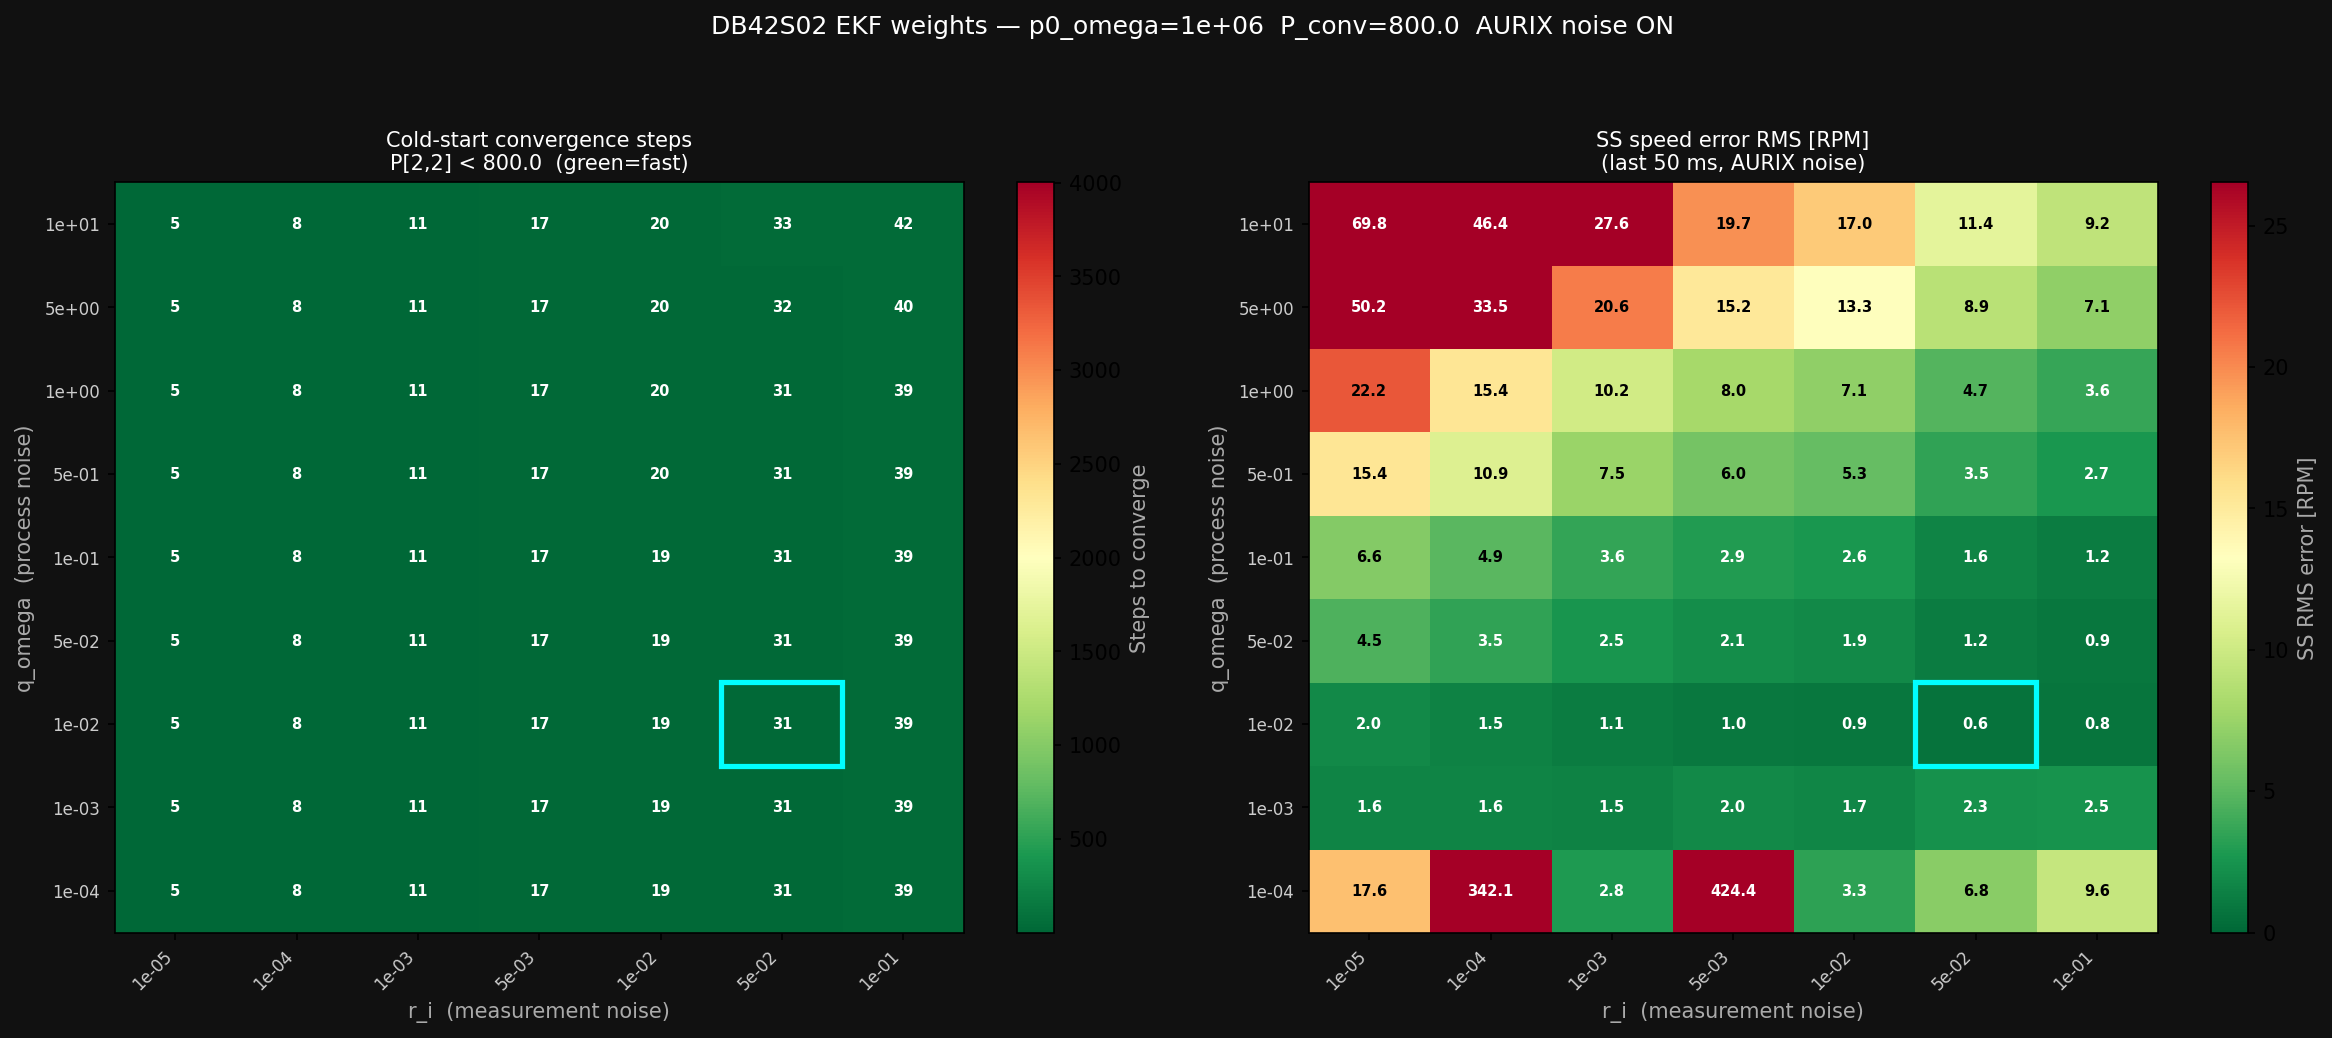

Recreate this plot in Python.
# ekf_weight_sweep.py  v3
"""
ekf_weight_sweep.py  v3
=======================
EKF weight sweep — steady-state speed accuracy under AURIX noise.

The v1/v2 sweeps measured only P[2,2] convergence speed, which is
purely algebraic (P0_omega/r_i ratio) and independent of signal content.
The real question is: once P has converged, how accurately does the EKF
track true omega_m under AURIX noise (ADC 12-bit, PWM spikes)?

Approach
--------
Self-contained PMSM Euler integrator — no EmbedSim, no SMC, no imports
beyond numpy.  Runs a 200 ms trajectory:
  0–30 ms   : ramp 0 → 2000 RPM using simple PI FOC
  30–100 ms : hold 2000 RPM, no load
  100–200 ms: hold 2000 RPM, load step 20 mN·m

AURIX noise applied to ia, ib, ic before feeding EKF:
  - ADC 12-bit quantisation + Gaussian thermal noise (σ = 1.5 LSB)
  - PWM switching spike on ia (5% probability, ±0.5 A)

For each (q_omega, r_i) pair measures:
  - Steps to P[2,2] convergence  (cold-start robustness)
  - Steady-state RMS speed error  (accuracy under noise)
  - Peak speed error at load step (disturbance rejection)

Outputs
-------
  ekf_weight_sweep.png         — 2-panel heatmap: conv steps | SS error
  ekf_weight_sweep_detail.png  — omega_m traces for 5 best candidates
"""

from __future__ import annotations
import sys, math
import numpy as np
import matplotlib
matplotlib.use("Agg")
import matplotlib.pyplot as plt
from pathlib import Path

# ── Path setup ────────────────────────────────────────────────────────────────
_HERE = Path(__file__).resolve().parent
_ROOT = _HERE.parent.parent
_FS   = _ROOT / "fs_electrical_machines"
for _p in (str(_ROOT / "embedsim"), str(_FS)):
    if _p not in sys.path:
        sys.path.insert(0, _p)

from diff_flatness_controller_block import ExtendedKalmanFilter

# ── DB42S02 motor constants ────────────────────────────────────────────────────
R_S       = 0.285
L_D = L_Q = 0.3675e-3
LAMBDA_PM = 0.0014
P_POLES   = 4
I_MAX     = 3.57
V_DC      = 17.0
J         = 2.4e-6
B_FRIC    = 1e-6
KT        = 1.5 * P_POLES * LAMBDA_PM   # 0.0084 N·m/A
V_MAX     = V_DC / math.sqrt(3.0)
DT        = 50e-6   # 20 kHz

# ── Simulation profile ────────────────────────────────────────────────────────
TARGET_RPM   = 2000.0
TARGET_RADS  = TARGET_RPM * 2.0 * math.pi / 60.0
N_SIM        = 4000          # 200 ms total
RAMP_END     = 600           # step where ramp finishes (30 ms)
LOAD_STEP    = 2000          # load applied at step 2000 (100 ms)
T_LOAD       = 0.020         # N·m heavy load
SS_START     = 3000          # steady-state analysis window start (150 ms)

# Simple PI current controller gains (fast inner loop for signal generation)
KP_ID = 0.4;  KI_ID = 50.0
KP_IQ = 8.0;  KI_IQ = 500.0
KP_SPEED = 0.4

# ── Sweep grid ────────────────────────────────────────────────────────────────
Q_OMEGA_VALUES = [1e-4, 1e-3, 1e-2, 5e-2, 1e-1, 5e-1, 1.0, 5.0, 10.0]
R_I_VALUES     = [1e-5, 1e-4, 1e-3, 5e-3, 1e-2, 5e-2, 1e-1]
P_CONV_THRESHOLD = 800.0  # elec speed variance (rad/s_e)^2 = 50*(4^2)
P0_OMEGA         = 1e6

DETAIL_PAIRS = [
    (1e-2, 1e-5),
    (1e-2, 1e-4),
    (1e-2, 1e-3),
    (1e-1, 1e-4),
    (1.0,  1e-4),
]

_DARK  = "#111111"
_PANEL = "#1a1a1a"

# ── AURIX noise ───────────────────────────────────────────────────────────────
_ADC_LSB_A       = (I_MAX * 2.0) / (2**12)
_ADC_NOISE_SIGMA = 1.5 * _ADC_LSB_A
_ADC_SAT         = I_MAX * 1.26
_SPIKE_PROB      = 0.05
_SPIKE_AMP       = 0.50
_RNG             = np.random.default_rng(seed=20240101)

def _add_noise(ia: float, ib: float, ic: float):
    """Apply AURIX ADC noise + phase-A PWM spike."""
    def _adc(i):
        n = i + _RNG.normal(0.0, _ADC_NOISE_SIGMA)
        q = round(n / _ADC_LSB_A) * _ADC_LSB_A
        return float(np.clip(q, -_ADC_SAT, _ADC_SAT))
    ia_n = _adc(ia)
    ib_n = _adc(ib)
    ic_n = _adc(ic)
    if _RNG.random() < _SPIKE_PROB:
        ia_n += float(_RNG.choice([-1.0, 1.0])) * _SPIKE_AMP
    return ia_n, ib_n, ic_n


# =============================================================================
# Self-contained PMSM + PI FOC signal generator
# =============================================================================

def _generate_signals() -> dict:
    """
    Euler-integrate PMSM with PI FOC for N_SIM steps.

    Returns per-step arrays: ia_n, ib_n, ic_n (noisy), v_alpha, v_beta,
    omega_true_rads, t_s.
    All float32 except t_s.
    """
    print("  Generating PMSM signals (Euler, PI FOC, AURIX noise) ...")

    # State: id, iq, omega_m, theta_e  (all in SI)
    id_ = iq_ = om_ = th_e = 0.0

    # PI integrators
    int_id = int_iq = 0.0

    ia_n_arr = np.zeros(N_SIM, np.float32)
    ib_n_arr = np.zeros(N_SIM, np.float32)
    ic_n_arr = np.zeros(N_SIM, np.float32)
    va_arr   = np.zeros(N_SIM, np.float32)
    vb_arr   = np.zeros(N_SIM, np.float32)
    om_arr   = np.zeros(N_SIM, np.float32)   # true omega_m

    for k in range(N_SIM):
        omega_e = P_POLES * om_
        t_load  = T_LOAD if k >= LOAD_STEP else 0.0

        # Speed P-loop → iq_ref
        ramp_ref = TARGET_RADS * min(1.0, k / max(1, RAMP_END))
        speed_err = ramp_ref - om_
        iq_ref = float(np.clip(KP_SPEED * speed_err, -I_MAX, I_MAX))
        id_ref = 0.0  # MTPA

        # Current PI
        err_id = id_ref - id_;  err_iq = iq_ref - iq_
        int_id += KI_ID * err_id * DT
        int_iq += KI_IQ * err_iq * DT

        vd = KP_ID * err_id + int_id - omega_e * L_Q * iq_
        vq = KP_IQ * err_iq + int_iq + omega_e * (L_D * id_ + LAMBDA_PM)

        # Hexagon voltage clamp
        mag = math.sqrt(vd * vd + vq * vq)
        if mag > V_MAX:
            vd *= V_MAX / mag
            vq *= V_MAX / mag

        # Inverse Park → αβ
        cos_t = math.cos(th_e);  sin_t = math.sin(th_e)
        v_alpha = vd * cos_t - vq * sin_t
        v_beta  = vd * sin_t + vq * cos_t

        # Euler: electrical dynamics
        did = (vd - R_S * id_ + omega_e * L_Q * iq_) / L_D
        diq = (vq - R_S * iq_ - omega_e * (L_D * id_ + LAMBDA_PM)) / L_Q

        id_ += did * DT
        iq_ += diq * DT

        # Mechanical dynamics
        T_em = 1.5 * P_POLES * (LAMBDA_PM * iq_ + (L_D - L_Q) * id_ * iq_)
        dom  = (T_em - B_FRIC * om_ - t_load) / J
        om_ += dom * DT
        th_e += P_POLES * om_ * DT
        # Wrap theta_e to [-pi, pi]
        while th_e >  math.pi: th_e -= 2.0 * math.pi
        while th_e < -math.pi: th_e += 2.0 * math.pi

        # abc currents (inverse Park + Clarke)
        i_alpha = id_ * cos_t - iq_ * sin_t
        i_beta  = id_ * sin_t + iq_ * cos_t
        ia = i_alpha
        ib = -0.5 * i_alpha + (math.sqrt(3.0) / 2.0) * i_beta
        ic = -ia - ib

        # Apply AURIX noise
        ia_n, ib_n, ic_n = _add_noise(ia, ib, ic)

        ia_n_arr[k] = ia_n
        ib_n_arr[k] = ib_n
        ic_n_arr[k] = ic_n
        va_arr[k]   = v_alpha
        vb_arr[k]   = v_beta
        om_arr[k]   = om_

    rpm_ss = float(np.mean(om_arr[SS_START:])) * 60.0 / (2.0 * math.pi)
    ia_rms = float(np.sqrt(np.mean(ia_n_arr[SS_START:] ** 2)))
    print(f"  Generated {N_SIM} steps — "
          f"SS speed={rpm_ss:.0f} RPM  ia_rms={ia_rms:.3f} A")

    return {"ia": ia_n_arr, "ib": ib_n_arr, "ic": ic_n_arr,
            "va": va_arr, "vb": vb_arr, "omega_true": om_arr}


# =============================================================================
# EKF evaluation for one (q_omega, r_i) pair
# =============================================================================

def _evaluate(q_i, q_omega, r_i, sig: dict) -> dict:
    """
    Run EKF on signals, return convergence + accuracy metrics.
    """
    ekf = ExtendedKalmanFilter(
        R_s=R_S, L_d=L_D, L_q=L_Q, lambda_pm=LAMBDA_PM,
        p_poles=P_POLES,
        q_i=q_i, q_omega=q_omega, r_i=r_i,
        p0_i=1.0, p0_omega=P0_OMEGA,
        i_max=I_MAX * 10.0,
        omega_max=float(P_POLES) * 700.0,  # electrical rad/s
        warmup_steps=0,
    )
    ia = sig["ia"]; ib = sig["ib"]; ic = sig["ic"]
    va = sig["va"]; vb = sig["vb"]
    omega_true = sig["omega_true"]

    omega_ekf = np.zeros(N_SIM, np.float32)
    p_trace   = np.zeros(N_SIM, np.float32)
    conv_step = N_SIM + 1

    for k in range(N_SIM):
        ekf.step(float(ia[k]), float(ib[k]), float(ic[k]),
                 float(va[k]), float(vb[k]), DT)
        omega_ekf[k] = float(ekf.omega_m)
        p_trace[k]   = float(ekf.P[2, 2])
        if conv_step > N_SIM and float(ekf.P[2, 2]) < P_CONV_THRESHOLD:
            conv_step = k + 1

    # Steady-state error [RPM]
    err_rpm = (omega_ekf[SS_START:] - omega_true[SS_START:]) * 60.0 / (2.0 * math.pi)
    ss_rms  = float(np.sqrt(np.mean(err_rpm ** 2)))

    # Load step peak error: window around LOAD_STEP
    w0 = max(0, LOAD_STEP - 20);  w1 = min(N_SIM, LOAD_STEP + 200)
    peak_err = float(np.max(np.abs(
        (omega_ekf[w0:w1] - omega_true[w0:w1]) * 60.0 / (2.0 * math.pi))))

    return {
        "conv_step": conv_step,
        "ss_rms_rpm": ss_rms,
        "peak_err_rpm": peak_err,
        "omega_ekf": omega_ekf,
        "p_trace": p_trace,
    }


# =============================================================================
# Main
# =============================================================================

if __name__ == "__main__":
    print("=" * 65)
    print("  EKF weight sweep v3 — steady-state accuracy under AURIX noise")
    print(f"  {N_SIM} steps ({N_SIM*DT*1e3:.0f} ms)  target={TARGET_RPM:.0f} RPM")
    print(f"  Load step at {LOAD_STEP*DT*1e3:.0f} ms  SS window {SS_START*DT*1e3:.0f}–{N_SIM*DT*1e3:.0f} ms")
    print("=" * 65)

    sig = _generate_signals()
    t_ms = np.arange(N_SIM) * DT * 1e3

    # ── Full sweep ────────────────────────────────────────────────────────
    conv_grid   = np.zeros((len(Q_OMEGA_VALUES), len(R_I_VALUES)), np.float32)
    ss_err_grid = np.zeros_like(conv_grid)

    print(f"\n  {'q_omega':>10}  {'r_i':>10}  {'conv':>8}  {'ss_rms':>9}  {'peak':>9}")
    for i, q_omega in enumerate(Q_OMEGA_VALUES):
        for j, r_i in enumerate(R_I_VALUES):
            res = _evaluate(1e-4, q_omega, r_i, sig)
            conv_grid[i, j]   = res["conv_step"]
            ss_err_grid[i, j] = res["ss_rms_rpm"]
            ok = "OK" if res["conv_step"] <= N_SIM else "--"
            print(f"  {q_omega:>10.0e}  {r_i:>10.0e}  "
                  f"{res['conv_step']:>5} {ok}  "
                  f"{res['ss_rms_rpm']:>8.2f} RPM  "
                  f"{res['peak_err_rpm']:>8.2f} RPM")

    # ── Plot 1: dual heatmap ──────────────────────────────────────────────
    fig, axes = plt.subplots(1, 2, figsize=(16, 7), facecolor=_DARK)
    fig.suptitle(
        f"DB42S02 EKF weights — p0_omega={P0_OMEGA:.0e}  "
        f"P_conv={P_CONV_THRESHOLD}  AURIX noise ON",
        color="white", fontsize=12)

    def _hmap(ax, data, title, fmt, cmap, vmin, vmax):
        from matplotlib.patches import Rectangle
        im = ax.imshow(data, aspect="auto", origin="lower",
                       cmap=cmap, vmin=vmin, vmax=vmax)
        ax.set_xticks(range(len(R_I_VALUES)))
        ax.set_xticklabels([f"{v:.0e}" for v in R_I_VALUES],
                           rotation=45, ha="right", color="#ccc", fontsize=8)
        ax.set_yticks(range(len(Q_OMEGA_VALUES)))
        ax.set_yticklabels([f"{v:.0e}" for v in Q_OMEGA_VALUES],
                           color="#ccc", fontsize=8)
        ax.set_xlabel("r_i  (measurement noise)", color="#aaa", fontsize=10)
        ax.set_ylabel("q_omega  (process noise)", color="#aaa", fontsize=10)
        ax.set_title(title, color="white", fontsize=10, pad=6)
        ax.set_facecolor(_PANEL)
        for i in range(len(Q_OMEGA_VALUES)):
            for j in range(len(R_I_VALUES)):
                val = data[i, j]
                txt = fmt(val)
                bg  = ax.images[0].cmap(ax.images[0].norm(val))
                lum = 0.299*bg[0] + 0.587*bg[1] + 0.114*bg[2]
                col = "black" if lum > 0.5 else "white"
                ax.text(j, i, txt, ha="center", va="center",
                        fontsize=7, color=col, fontweight="bold")
        return im

    # Left: convergence steps (green = fast)
    conv_disp = np.where(conv_grid > N_SIM, N_SIM + 1, conv_grid)
    im0 = _hmap(axes[0], conv_disp,
                f"Cold-start convergence steps\nP[2,2] < {P_CONV_THRESHOLD}  (green=fast)",
                lambda v: f"{int(v)}" if v <= N_SIM else "X",
                "RdYlGn_r", 1, N_SIM + 1)
    cb0 = fig.colorbar(im0, ax=axes[0])
    cb0.set_label("Steps to converge", color="#aaa")
    cb0.ax.yaxis.label.set_color("#aaa")

    # Right: steady-state RMS error RPM (green = accurate)
    ss_max = float(np.percentile(ss_err_grid, 90))
    im1 = _hmap(axes[1], ss_err_grid,
                f"SS speed error RMS [RPM]\n(last {(N_SIM-SS_START)*DT*1e3:.0f} ms, AURIX noise)",
                lambda v: f"{v:.1f}",
                "RdYlGn_r", 0, max(ss_max, 1.0))
    cb1 = fig.colorbar(im1, ax=axes[1])
    cb1.set_label("SS RMS error [RPM]", color="#aaa")
    cb1.ax.yaxis.label.set_color("#aaa")

    # Mark best cell (lowest SS error + converged)
    mask = conv_grid <= N_SIM
    if np.any(mask):
        masked = np.where(mask, ss_err_grid, np.inf)
        bi, bj = np.unravel_index(np.argmin(masked), masked.shape)
        from matplotlib.patches import Rectangle
        for ax in axes:
            ax.add_patch(Rectangle((bj-0.5, bi-0.5), 1, 1,
                         lw=2.5, edgecolor="cyan", facecolor="none"))
        print(f"\n  Best cell (cyan): "
              f"q_omega={Q_OMEGA_VALUES[bi]:.0e}  "
              f"r_i={R_I_VALUES[bj]:.0e}  "
              f"conv={int(conv_grid[bi,bj])} steps  "
              f"ss_err={ss_err_grid[bi,bj]:.2f} RPM")

    fig.tight_layout(rect=[0, 0, 1, 0.94])
    out1 = _HERE / "ekf_weight_sweep.png"
    fig.savefig(out1, dpi=150, bbox_inches="tight", facecolor=_DARK)
    plt.close(fig)
    print(f"  Saved {out1}")

    # ── Plot 2: omega_m traces for best candidates ────────────────────────
    omega_true_rpm = sig["omega_true"] * 60.0 / (2.0 * math.pi)

    fig2, axes2 = plt.subplots(len(DETAIL_PAIRS), 1,
                               figsize=(14, 3 * len(DETAIL_PAIRS)),
                               facecolor=_DARK)
    fig2.suptitle("EKF omega_m traces — DB42S02  AURIX noise ON",
                  color="white", fontsize=11)

    for row, (q_omega, r_i) in enumerate(DETAIL_PAIRS):
        res = _evaluate(1e-4, q_omega, r_i, sig)
        ekf_rpm = res["omega_ekf"] * 60.0 / (2.0 * math.pi)
        ax = axes2[row]
        ax.set_facecolor(_PANEL)
        ax.spines[:].set_color("#333")
        ax.tick_params(colors="#888", labelsize=8)

        ax.plot(t_ms, omega_true_rpm, color="#44bbff", lw=1.2,
                label="true omega_m", alpha=0.8)
        ax.plot(t_ms, ekf_rpm, color="#ff9944", lw=1.0,
                label="EKF estimate", alpha=0.9)
        ax.axvline(LOAD_STEP * DT * 1e3, color="orange", lw=0.9,
                   ls="--", alpha=0.7, label="load step")
        ax.axvline(SS_START * DT * 1e3, color="#888", lw=0.8,
                   ls=":", alpha=0.6, label="SS window")

        conv_ms = res["conv_step"] * DT * 1e3
        if res["conv_step"] <= N_SIM:
            ax.axvline(conv_ms, color="lime", lw=1.0, ls="--",
                       label=f"conv @ {conv_ms:.2f} ms")

        ax.set_ylabel("Speed [RPM]", color="#aaa", fontsize=8)
        ax.set_xlabel("t [ms]", color="#888", fontsize=8)
        ax.set_title(
            f"q_ω={q_omega:.0e}  r_i={r_i:.0e}  |  "
            f"conv={res['conv_step']} steps  "
            f"SS_rms={res['ss_rms_rpm']:.2f} RPM  "
            f"peak={res['peak_err_rpm']:.2f} RPM",
            color="#cccccc", fontsize=9)
        ax.legend(fontsize=7, facecolor="#222",
                  labelcolor="white", edgecolor="#444", loc="lower right")

    fig2.tight_layout(rect=[0, 0, 1, 0.96])
    out2 = _HERE / "ekf_weight_sweep_detail.png"
    fig2.savefig(out2, dpi=150, bbox_inches="tight", facecolor=_DARK)
    plt.close(fig2)
    print(f"  Saved {out2}")

    # ── Recommendation ────────────────────────────────────────────────────
    print(f"\n{'='*65}")
    print("  Recommended AURIX weights (converged + lowest SS error):")
    if np.any(mask):
        print(f"    q_omega  = {Q_OMEGA_VALUES[bi]:.0e}")
        print(f"    r_i      = {R_I_VALUES[bj]:.0e}")
        print(f"    p0_omega = {P0_OMEGA:.0e}  (cold-start)")
        print(f"    conv     = {int(conv_grid[bi,bj])} steps  "
              f"({conv_grid[bi,bj]*DT*1e3:.2f} ms)")
        print(f"    SS error = {ss_err_grid[bi,bj]:.2f} RPM RMS")
    print(f"{'='*65}")
